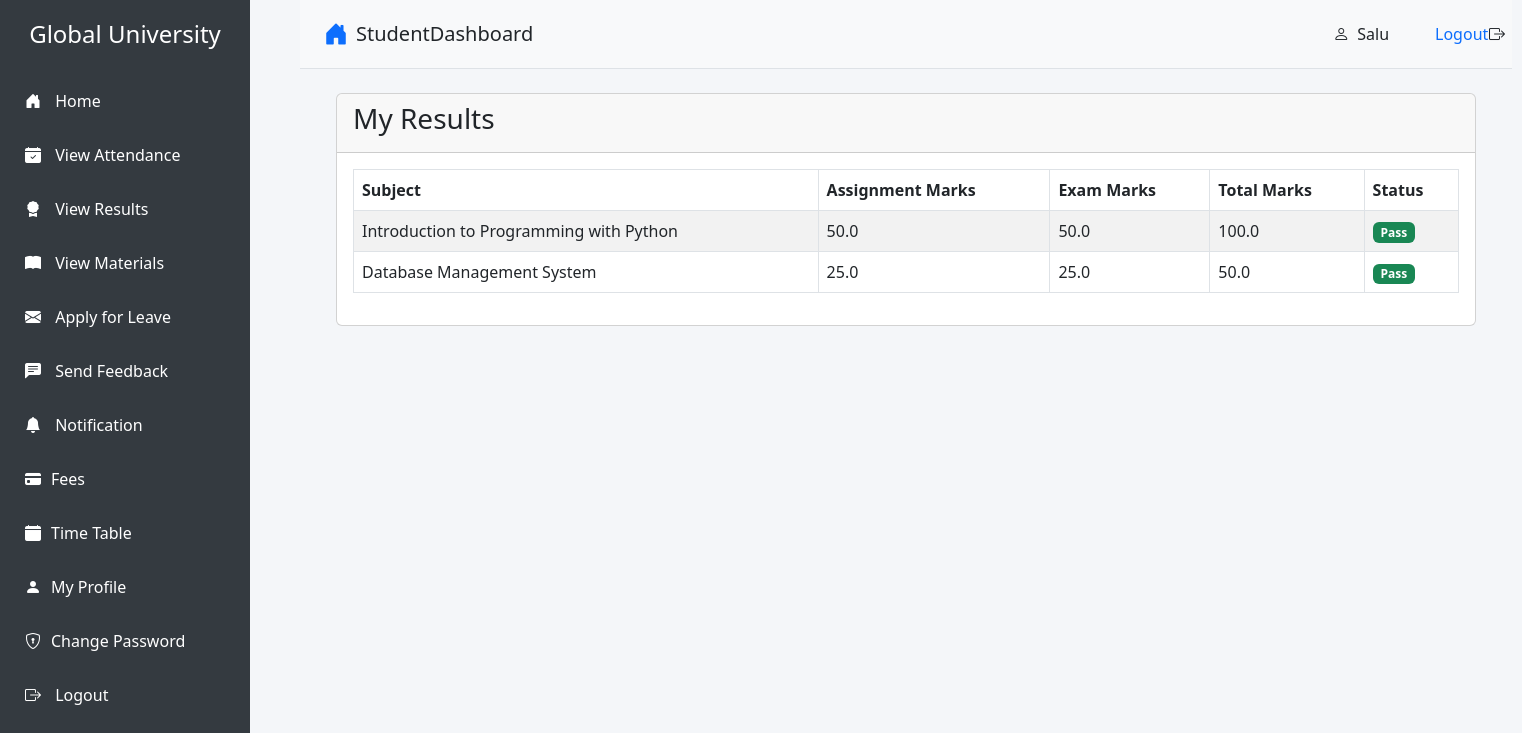
Before: /student/view_result/ (signed in) with the older database file.
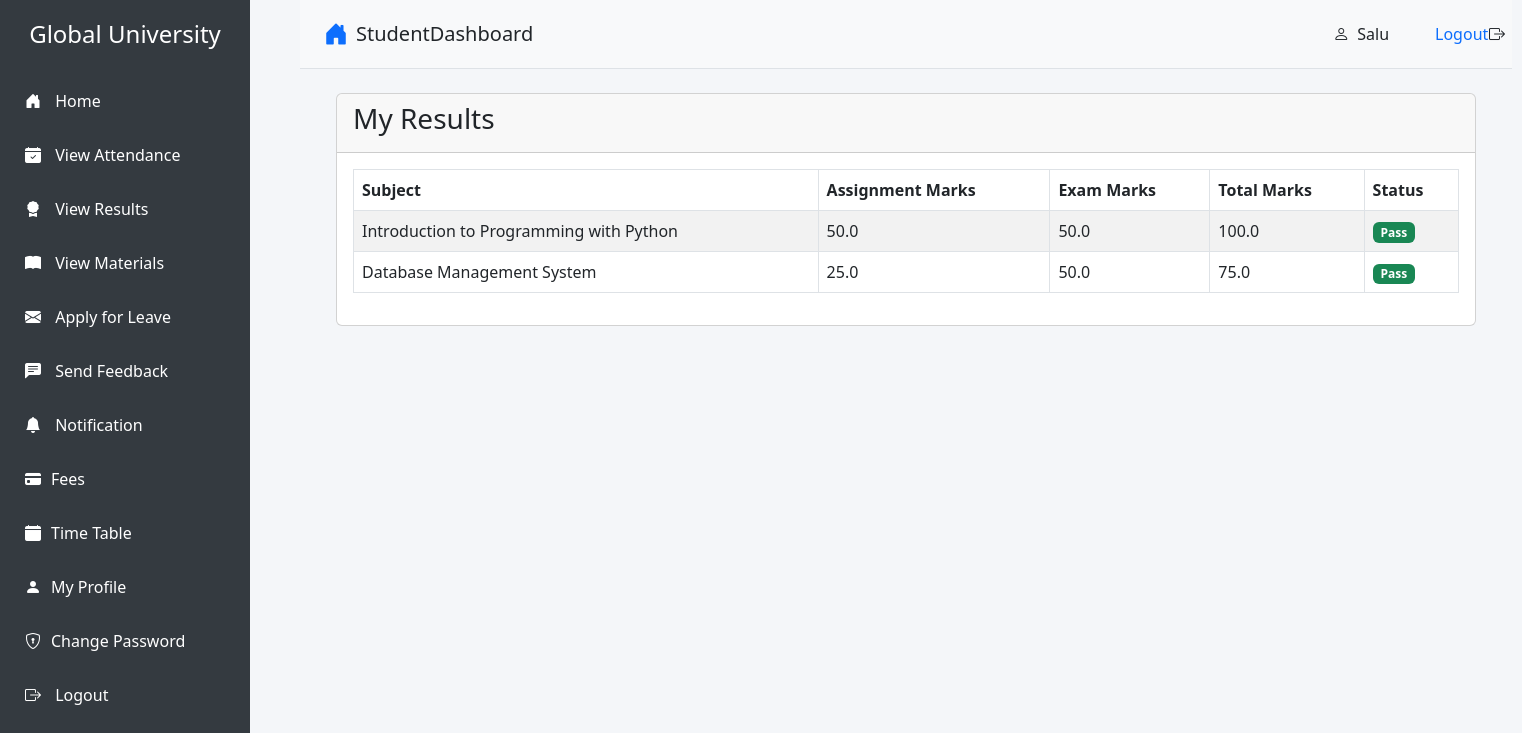
After: the same page with the newer database file.
### student/models.py (models this page shows, shortened)
class Subject(models.Model):
    name = models.CharField(max_length=100, unique=True)
    description = models.TextField()
    course = models.ForeignKey(Course, on_delete=models.CASCADE, default=1) #need to give defauult course
    staff= models.ForeignKey(Staff, on_delete=models.CASCADE)

class Result(models.Model):
    student = models.ForeignKey(Student, on_delete=models.CASCADE)
    subject = models.ForeignKey(Subject, on_delete=models.CASCADE)
    session_year = models.ForeignKey(SessionYearModel, on_delete=models.CASCADE)
    assignment_marks = models.FloatField(default=0)
    exam_marks = models.FloatField(default=0)
    created_at = models.DateTimeField(auto_now_add=True)
    updated_at = models.DateTimeField(auto_now=True)

### student/views.py (the view)
# urls.py: path('view_result/', views.view_result, name='view_result'),
@login_required
def view_result(request):
    student = Student.objects.get(user=request.user)
    results = Result.objects.filter(student=student)
    result_data = []
    for result in results:
        total_marks = result.assignment_marks + result.exam_marks
        max_marks = 100  # Assuming total possible marks is 100
        percentage = (total_marks / max_marks) * 100
        status = "Pass" if percentage >= 40 else "Fail"
        result_data.append({
            'subject': result.subject,
            'assignment_marks': result.assignment_marks,
            'exam_marks': result.exam_marks,
            'total_marks': total_marks,
            'status': status
        })
    context = {
        'results': result_data,
        'student': student
    }
    return render(request, 'student/view_result.html', context)

### templates/student/view_result.html
{% extends 'student/base.html' %}
{% load static %}
{% block content %}
<div class="container-fluid">
    <div class="row">
        <div class="col-12">
            <div class="card">
                <div class="card-header">
                    <h3 class="card-title">My Results</h3>
                </div>
                <div class="card-body">
                    <div class="table-responsive">
                        <table class="table table-bordered table-striped">
                            <thead>
                                <tr>
                                    <th>Subject</th>
                                    <th>Assignment Marks</th>
                                    <th>Exam Marks</th>
                                    <th>Total Marks</th>
                                    <th>Status</th>
                                </tr>
                            </thead>
                            <tbody>
                                {% for result in results %}
                                <tr>
                                    <td>{{ result.subject.name }}</td>
                                    <td>{{ result.assignment_marks }}</td>
                                    <td>{{ result.exam_marks }}</td>
                                    <td>{{ result.total_marks }}</td>
                                    <td>
                                        <span class="badge {% if result.status == 'Pass' %}bg-success{% else %}bg-danger{% endif %}">
                                            {{ result.status }}
                                        </span>
                                    </td>
                                </tr>
                                {% empty %}
                                <tr>
                                    <td colspan="5" class="text-center">No results found.</td>
                                </tr>
                                {% endfor %}
                            </tbody>
                        </table>
                    </div>
                </div>
            </div>
        </div>
    </div>
</div>
{% endblock %}

Changed rows visible on the page:
changed through a linked row, Subject "Database Management System": exam_marks "25.0" → "50.0"; total_marks "50.0" → "75.0"
